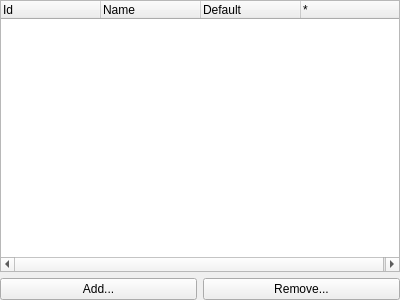
<?xml version="1.0" encoding="UTF-8"?>
<ui version="4.0">
 <class>CAttributeEditor</class>
 <widget class="QWidget" name="CAttributeEditor">
  <property name="geometry">
   <rect>
    <x>0</x>
    <y>0</y>
    <width>400</width>
    <height>300</height>
   </rect>
  </property>
  <property name="windowTitle">
   <string>CAttributeEditor</string>
  </property>
  <layout class="QVBoxLayout" name="verticalLayout">
   <property name="leftMargin">
    <number>0</number>
   </property>
   <property name="topMargin">
    <number>0</number>
   </property>
   <property name="rightMargin">
    <number>0</number>
   </property>
   <property name="bottomMargin">
    <number>0</number>
   </property>
   <item>
    <widget class="QTreeWidget" name="AttributeList">
     <property name="indentation">
      <number>8</number>
     </property>
     <property name="allColumnsShowFocus">
      <bool>true</bool>
     </property>
     <attribute name="headerCascadingSectionResizes">
      <bool>false</bool>
     </attribute>
     <column>
      <property name="text">
       <string>Id</string>
      </property>
     </column>
     <column>
      <property name="text">
       <string>Name</string>
      </property>
     </column>
     <column>
      <property name="text">
       <string>Default</string>
      </property>
     </column>
     <column>
      <property name="text">
       <string>*</string>
      </property>
     </column>
    </widget>
   </item>
   <item>
    <layout class="QHBoxLayout" name="horizontalLayout">
     <item>
      <widget class="QPushButton" name="AddButton">
       <property name="text">
        <string>Add...</string>
       </property>
      </widget>
     </item>
     <item>
      <widget class="QPushButton" name="RemoveButton">
       <property name="text">
        <string>Remove...</string>
       </property>
      </widget>
     </item>
    </layout>
   </item>
  </layout>
 </widget>
 <layoutdefault spacing="6" margin="11"/>
 <resources/>
 <connections/>
</ui>
